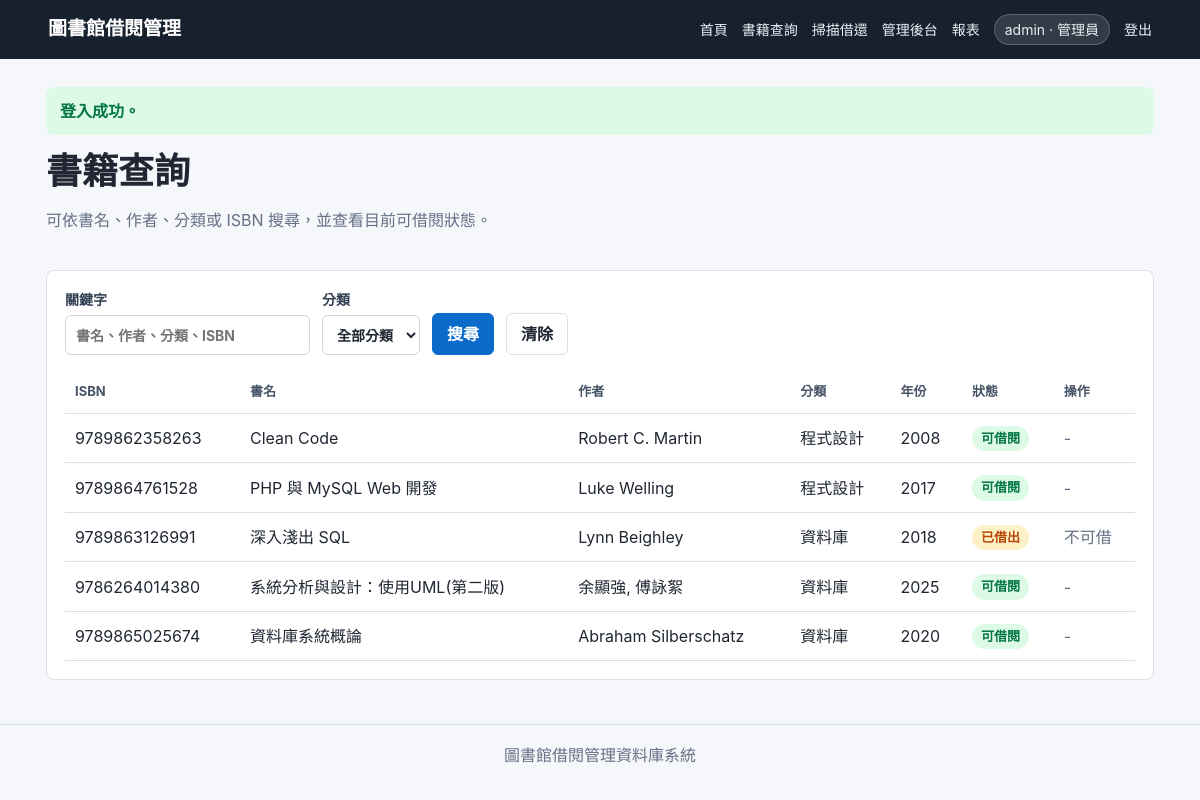
The app's page /books.php (signed in) with its own data.
### tables this page shows
CREATE TABLE IF NOT EXISTS `Y114_user` (
  `user_id` INT UNSIGNED NOT NULL AUTO_INCREMENT,
  `student_id` INT UNSIGNED NULL,
  `username` VARCHAR(50) NOT NULL,
  `password_hash` VARCHAR(255) NOT NULL,
  `role` ENUM('admin', 'reader') NOT NULL DEFAULT 'reader',
  `status` ENUM('active', 'disabled') NOT NULL DEFAULT 'active',
  `created_at` TIMESTAMP NOT NULL DEFAULT CURRENT_TIMESTAMP,
  `updated_at` TIMESTAMP NOT NULL DEFAULT CURRENT_TIMESTAMP ON UPDATE CURRENT_TIMESTAMP,
  PRIMARY KEY (`user_id`),
  UNIQUE KEY `uq_Y114_user_username` (`username`),
  KEY `idx_Y114_user_student_id` (`student_id`),
  CONSTRAINT `fk_Y114_user_student`
    FOREIGN KEY (`student_id`) REFERENCES `Y114_student` (`student_id`)
    ON UPDATE CASCADE ON DELETE SET NULL
);

CREATE TABLE IF NOT EXISTS `Y114_book` (
  `book_id` INT UNSIGNED NOT NULL AUTO_INCREMENT,
  `isbn` VARCHAR(30) NULL,
  `title` VARCHAR(180) NOT NULL,
  `author` VARCHAR(120) NOT NULL,
  `category_id` INT UNSIGNED NOT NULL,
  `publication_year` SMALLINT UNSIGNED NULL,
  `status` ENUM('available', 'borrowed', 'removed') NOT NULL DEFAULT 'available',
  `created_at` TIMESTAMP NOT NULL DEFAULT CURRENT_TIMESTAMP,
  `updated_at` TIMESTAMP NOT NULL DEFAULT CURRENT_TIMESTAMP ON UPDATE CURRENT_TIMESTAMP,
  PRIMARY KEY (`book_id`),
  UNIQUE KEY `uq_Y114_book_isbn` (`isbn`),
  KEY `idx_Y114_book_title` (`title`),
  KEY `idx_Y114_book_author` (`author`),
  KEY `idx_Y114_book_category_id` (`category_id`),
  CONSTRAINT `fk_Y114_book_category`
    FOREIGN KEY (`category_id`) REFERENCES `Y114_category` (`category_id`)
    ON UPDATE CASCADE ON DELETE RESTRICT
);

CREATE TABLE IF NOT EXISTS `Y114_category` (
  `category_id` INT UNSIGNED NOT NULL AUTO_INCREMENT,
  `name` VARCHAR(80) NOT NULL,
  PRIMARY KEY (`category_id`),
  UNIQUE KEY `uq_Y114_category_name` (`name`)
);

### src/config.php (called while the page is built, shortened)
<?php
function env_value(string $key, string $default): string
{
    $value = getenv($key);
    return $value === false || $value === '' ? $default : $value;
}
function db(): PDO
{
    static $pdo = null;
    if ($pdo instanceof PDO) {
        return $pdo;
    }
    $host = env_value('DB_HOST', 'db');
    $port = env_value('DB_PORT', '3306');
    $database = env_value('DB_DATABASE', 'csieDBTeam14');
    $username = env_value('DB_USERNAME', 'csie_user');
    $password = env_value('DB_PASSWORD', 'csiePassword14');
    $dsn = "mysql:host={$host};port={$port};dbname={$database};charset=utf8mb4";
    $pdo = new PDO($dsn, $username, $password, [
        PDO::ATTR_ERRMODE => PDO::ERRMODE_EXCEPTION,
        PDO::ATTR_DEFAULT_FETCH_MODE => PDO::FETCH_ASSOC,
        PDO::ATTR_EMULATE_PREPARES => false,
    ]);
    return $pdo;
}
function h(?string $value): string
{
    return htmlspecialchars((string) $value, ENT_QUOTES, 'UTF-8');
}
function consume_flashes(): array
{
    $messages = $_SESSION['flash'] ?? [];
    return $messages;
}
function current_user(): ?array
{
    static $cached = false;
    if ($cached !== false) {
        return $cached;
    }
    $stmt = db()->prepare(
        "SELECT u.*, s.student_no, s.name AS student_name, s.email, s.phone, s.department
         FROM Y114_user u
         LEFT JOIN Y114_student s ON s.student_id = u.student_id
         WHERE u.user_id = ?"
    );
    $stmt->execute([(int) $_SESSION['user_id']]);
    $user = $stmt->fetch();
    $cached = $user;
    return $cached;
}
function require_login(): array
{
    $user = current_user();
    return $user;
}
function status_label(string $status): string
{
    return [
        'available' => '可借閱',
        'borrowed' => '已借出',
        'removed' => '已下架',
        'returned' => '已歸還',
        'active' => '啟用',
        'disabled' => '停用',
    ][$status] ?? $status;
}
function role_label(string $role): string
{
    return $role === 'admin' ? '管理員' : '讀者';
}

### src/books.php (the view, shortened to what this page needs)
<?php
require __DIR__ . '/config.php';
$user = require_login();
$q = trim((string) ($_GET['q'] ?? ''));
$conditions = ["b.status <> 'removed'"];
$params = [];
$sql = "SELECT b.*, c.name AS category_name
        FROM Y114_book b
        JOIN Y114_category c ON c.category_id = b.category_id
        WHERE " . implode(' AND ', $conditions) . "
        ORDER BY b.title ASC";
$stmt = db()->prepare($sql);
$stmt->execute($params);
$books = $stmt->fetchAll();
$activeLoanCount = 0;
require __DIR__ . '/partials/header.php';
?>
<section class="page-heading">
    <div>
        <h1>書籍查詢</h1>
        <p class="muted">可依書名、作者、分類或 ISBN 搜尋，並查看目前可借閱狀態。</p>
    </div>
</section>
<section class="card">
    <form method="get" class="toolbar">
        <label>
            關鍵字
            <input name="q" value="<?= h($q) ?>" placeholder="書名、作者、分類、ISBN">
        </label>
        <label>
            分類
            <select name="category_id">
                <option value="0">全部分類</option>
            </select>
        </label>
        <button type="submit">搜尋</button>
        <a class="button secondary" href="/books.php">清除</a>
    </form>
    <div class="table-wrap">
        <table>
            <thead>
            <tr>
                <th>ISBN</th>
                <th>書名</th>
                <th>作者</th>
                <th>分類</th>
                <th>年份</th>
                <th>狀態</th>
                <th>操作</th>
            </tr>
            </thead>
            <tbody>
            <?php foreach ($books as $book): ?>
                <tr>
                    <td><?= h($book['isbn'] ?? '-') ?></td>
                    <td><?= h($book['title']) ?></td>
                    <td><?= h($book['author']) ?></td>
                    <td><?= h($book['category_name']) ?></td>
                    <td><?= h((string) ($book['publication_year'] ?? '-')) ?></td>
                    <td><span class="badge <?= h($book['status']) ?>"><?= h(status_label($book['status'])) ?></span></td>
                    <td>
                        <?php if ($user['role'] === 'reader' && $book['status'] === 'available'): ?>
                            <form method="post" action="/borrow.php">
                                <?= csrf_field() ?>
                                <input type="hidden" name="book_id" value="<?= (int) $book['book_id'] ?>">
                                <button type="submit" <?= $activeLoanCount >= LOAN_LIMIT ? 'disabled' : '' ?>>借閱</button>
                            </form>
                        <?php elseif ($book['status'] === 'borrowed'): ?>
                            <span class="muted">不可借</span>
                        <?php else: ?>
                            <span class="muted">-</span>
                        <?php endif; ?>
                    </td>
                </tr>
            <?php endforeach; ?>
            </tbody>
        </table>
    </div>
</section>
<?php require __DIR__ . '/partials/footer.php'; ?>

### src/partials/header.php (shortened to what this page needs)
<?php
$currentUser = current_user();
?>
<!doctype html>
<html lang="zh-Hant">
<head>
    <link rel="stylesheet" href="/assets/styles.css">
</head>
<body>
    <header class="topbar">
        <a class="brand" href="/index.php">圖書館借閱管理</a>
        <nav class="nav">
            <?php if ($currentUser): ?>
                <a href="/index.php">首頁</a>
                <a href="/books.php">書籍查詢</a>
                <a href="/mobile_scan.php">掃描借還</a>
                <?php if ($currentUser['role'] === 'admin'): ?>
                    <a href="/admin.php">管理後台</a>
                    <a href="/reports.php">報表</a>
                <?php endif; ?>
                <span class="user-chip"><?= h($currentUser['username']) ?> ·
                    <?= h(role_label($currentUser['role'])) ?></span>
                <a href="/logout.php">登出</a>
            <?php else: ?>
                <a href="/login.php">登入</a>
            <?php endif; ?>
        </nav>
    </header>
    <main class="container">
        <?php foreach (consume_flashes() as $message): ?>
            <div class="flash <?= h($message['type']) ?>"><?= h($message['message']) ?></div>
        <?php endforeach; ?>

### src/assets/styles.css (style rules this page uses)
:root { color-scheme: light; --bg: #f5f7fb; --surface: #ffffff; --surface-soft: #eef3f8; --ink: #202733; --muted: #667085; --line: #d9e0e8; --accent: #0b6bcb; --accent-dark: #074f96; --danger: #b42318; --success: #067647; --warning: #b54708; }
* { box-sizing: border-box; }
body { margin: 0; background: var(--bg); color: var(--ink); font-family: -apple-system, BlinkMacSystemFont, "Segoe UI", sans-serif; line-height: 1.5; }
a { color: var(--accent); text-decoration: none; }
.topbar { align-items: center; background: #17202d; color: white; display: flex; gap: 24px; justify-content: space-between; padding: 14px clamp(18px, 4vw, 48px); }
.brand { color: white; font-size: 19px; font-weight: 700; }
.nav { align-items: center; display: flex; flex-wrap: wrap; gap: 14px; }
.nav a, .user-chip { color: #e8eef5; font-size: 14px; }
.user-chip { background: rgba(255, 255, 255, 0.12); border: 1px solid rgba(255, 255, 255, 0.2); border-radius: 999px; padding: 4px 10px; }
.container { margin: 0 auto; max-width: 1180px; padding: 28px clamp(16px, 4vw, 36px) 44px; }
.page-heading { align-items: flex-start; display: flex; gap: 20px; justify-content: space-between; margin-bottom: 22px; }
.page-heading h1 { font-size: clamp(28px, 3vw, 38px); line-height: 1.15; margin: 0 0 6px; }
.muted { color: var(--muted); }
.card { background: var(--surface); border: 1px solid var(--line); border-radius: 8px; padding: 18px; }
.toolbar { align-items: end; display: flex; flex-wrap: wrap; gap: 12px; margin-bottom: 16px; }
label { color: #344054; display: grid; font-size: 14px; font-weight: 650; gap: 5px; }
input, select { background: white; border: 1px solid #cbd5e1; border-radius: 6px; color: var(--ink); font: inherit; min-height: 40px; padding: 8px 10px; width: 100%; }
.button, button { align-items: center; background: var(--accent); border: 1px solid var(--accent); border-radius: 6px; color: white; cursor: pointer; display: inline-flex; font: inherit; font-weight: 700; justify-content: center; min-height: 40px; padding: 8px 14px; }
.button.secondary, button.secondary { background: white; border-color: var(--line); color: var(--ink); }
.table-wrap { overflow-x: auto; }
table { border-collapse: collapse; min-width: 760px; width: 100%; }
th, td { border-bottom: 1px solid var(--line); padding: 11px 10px; text-align: left; vertical-align: middle; }
th { color: #475467; font-size: 13px; letter-spacing: 0; white-space: nowrap; }
.badge { border-radius: 999px; display: inline-flex; font-size: 13px; font-weight: 700; padding: 3px 9px; }
.badge.available, .badge.active, .badge.returned { background: #dcfae6; color: var(--success); }
.badge.borrowed, .badge.warning { background: #fef0c7; color: var(--warning); }
.flash { border-radius: 8px; font-weight: 650; margin-bottom: 16px; padding: 12px 14px; }
.flash.success { background: #dcfae6; color: var(--success); }

### records on screen
y114_user: username "admin", role "管理員"
y114_book: isbn "9789862358263", title "Clean Code", author "Robert C. Martin", category.name "程式設計", publication_year "2008", status "可借閱"
y114_book: isbn "9789864761528", title "PHP 與 MySQL Web 開發", author "Luke Welling", category.name "程式設計", publication_year "2017", status "可借閱"
y114_book: isbn "9789863126991", title "深入淺出 SQL", author "Lynn Beighley", category.name "資料庫", publication_year "2018", status "已借出", shows "不可借"
y114_book: isbn "9786264014380", title "系統分析與設計：使用UML(第二版)", author "余顯強, 傅詠絮", category.name "資料庫", publication_year "2025", status "可借閱"
y114_book: isbn "9789865025674", title "資料庫系統概論", author "Abraham Silberschatz", category.name "資料庫", publication_year "2020", status "可借閱"

### other values on screen
$message['message'] "登入成功。"
